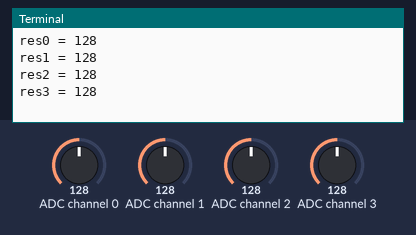
The program below on a simulated Raspberry Pi (BCM pin numbers). Parts: the last lines printed to the terminal. The inputs (shaded band) are chosen by the test bench; at power-on: ADC channel 0 = 128, ADC channel 1 = 128, ADC channel 2 = 128, ADC channel 3 = 128 (analog values on the 0–255 scale).

Above: at 1.2 s.
1.3 s: ADC channel 0 set to 178
At 1.51 s:
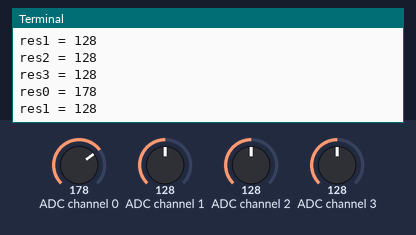
3.2 s: ADC channel 1 set to 178
At 4.9 s:
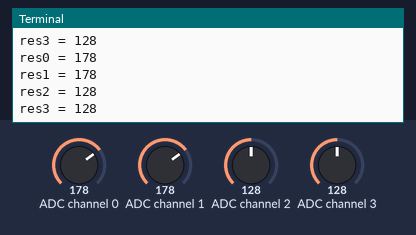
5.1 s: ADC channel 2 set to 178
At 6.7 s:
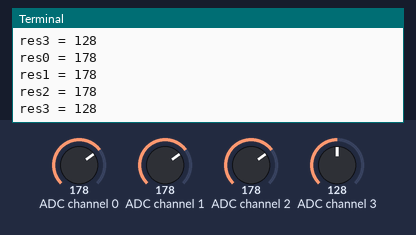
7.0 s: ADC channel 3 set to 178
At 8.2 s:
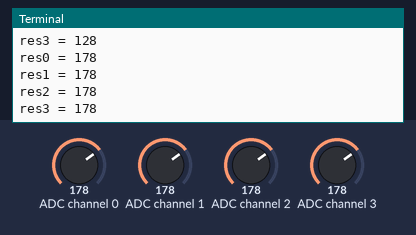
8.9 s: ADC channel 0 set to 247
At 9.94 s:
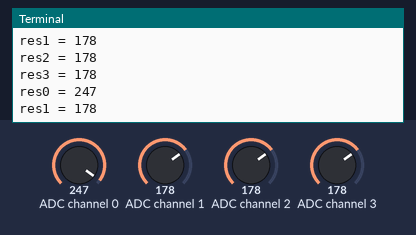
10.8 s: ADC channel 1 set to 247
At 12.2 s:
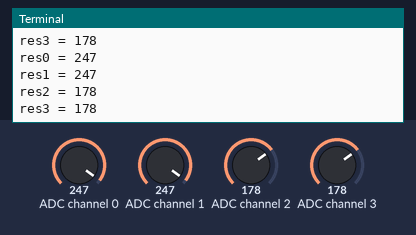
Timing chart, 0 to 13.7 s (numbered marks = the images above; inputs shaded):
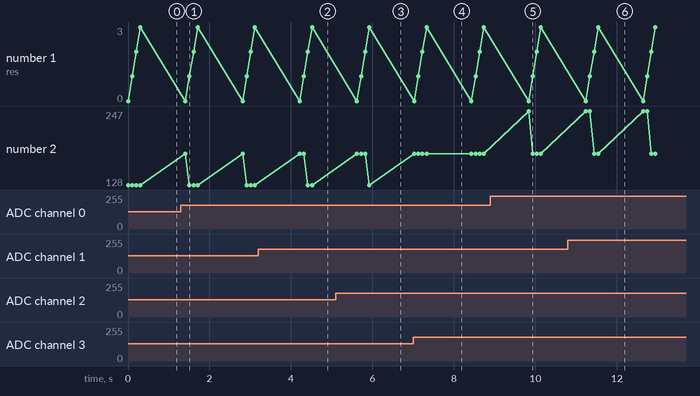

The program:

ADC0834.py
```python
#!/usr/bin/env python3.11 or the version you have!!!
#-----------------------------------------------------
#
#		This is a program for all ADC chip. It
#	convert analog singnal to digital signal.
#
#		This program is most analog signal modules'
#	dependency. Use it like this:
#		`import ADC0834`
#		`sig = ADC0834.getResult(chn)`
#
#	*'chn' should be 0,1,2,3 represent for ch0, ch1, ch2, ch3
#	on ADC0834
#

import RPi.GPIO as GPIO
import time

ADC_CS  = 17
ADC_CLK = 18
ADC_DIO = 27

# using default pins for backwards compatibility
def setup(cs=17,clk=18,dio=27):
    global ADC_CS, ADC_CLK, ADC_DIO
    ADC_CS=cs
    ADC_CLK=clk
    ADC_DIO=dio
    GPIO.setwarnings(False)
    GPIO.setmode(GPIO.BCM)			# Number GPIOs by BCM mode
    GPIO.setup(ADC_CS, GPIO.OUT)		# Set pins' mode is output
    GPIO.setup(ADC_CLK, GPIO.OUT)		# Set pins' mode is output

def destroy():
    GPIO.cleanup()

# using channel = 0 as default for backwards compatibility
def getResult(channel=0):	 				# Get ADC result, input channel

    sel = int(channel > 1 & 1)
    odd = channel & 1
    # print("sel: {}, odd: {}".format(sel, odd))

    GPIO.setup(ADC_DIO, GPIO.OUT)
    GPIO.output(ADC_CS, 0)

    # Start bit
    GPIO.output(ADC_CLK, 0)
    GPIO.output(ADC_DIO, 1)
    time.sleep(0.000002)
    GPIO.output(ADC_CLK, 1)
    time.sleep(0.000002)

    # Single End mode
    GPIO.output(ADC_CLK, 0)
    GPIO.output(ADC_DIO, 1)
    time.sleep(0.000002)
    GPIO.output(ADC_CLK, 1)
    time.sleep(0.000002)

    # ODD
    GPIO.output(ADC_CLK, 0)
    GPIO.output(ADC_DIO, odd)
    time.sleep(0.000002)
    GPIO.output(ADC_CLK, 1)
    time.sleep(0.000002)

    # Select
    GPIO.output(ADC_CLK, 0)
    GPIO.output(ADC_DIO, sel)
    time.sleep(0.000002)
    GPIO.output(ADC_CLK, 1)

    time.sleep(0.000002)
    GPIO.output(ADC_CLK, 0)
    time.sleep(0.000002)

    # ODD
    # GPIO.output(ADC_CLK, 0)
    # GPIO.output(ADC_DIO, channel)
    # time.sleep(0.000002)
    # GPIO.output(ADC_CLK, 1)
    # GPIO.output(ADC_DIO, 1)
    # time.sleep(0.000002)
    # GPIO.output(ADC_CLK, 0)
    # GPIO.output(ADC_DIO, 1)
    # time.sleep(0.000002)

    dat1 = 0
    for i in range(0, 8):
        GPIO.output(ADC_CLK, 1);  time.sleep(0.000002)
        GPIO.output(ADC_CLK, 0);  time.sleep(0.000002)
        GPIO.setup(ADC_DIO, GPIO.IN)
        dat1 = dat1 << 1 | GPIO.input(ADC_DIO)

    dat2 = 0
    for i in range(0, 8):
        dat2 = dat2 | GPIO.input(ADC_DIO) << i
        GPIO.output(ADC_CLK, 1);  time.sleep(0.000002)
        GPIO.output(ADC_CLK, 0);  time.sleep(0.000002)

    GPIO.output(ADC_CS, 1)
    GPIO.setup(ADC_DIO, GPIO.OUT)

    if dat1 == dat2:
        return dat1
    else:
        return 0

def getResult1():
    return getResult(1)


def loop():
    while True:
        for i in range(4):
            res = getResult(i)
            print ('res{} = {}'.format(i,res))
            time.sleep(0.1)
        time.sleep(1)

if __name__ == '__main__':		# Program start from here
    setup()
    try:
        loop()
    except KeyboardInterrupt:  	# When 'Ctrl+C' is pressed, the child program destroy() will be  executed.
        destroy()
```

Measured:
- after the input at 1.3 s, the terminal: prints a new line after 0.11 s (image 1)
- after the input at 3.2 s, the terminal: prints a new line after 1.1 s (image 2)
- after the input at 5.1 s, the terminal: prints a new line after 0.72 s (image 3)
- after the input at 7.0 s, the terminal: prints a new line after 0.33 s (image 4)
- after the input at 8.9 s, the terminal: prints a new line after 0.94 s (image 5)
- after the input at 10.8 s, the terminal: prints a new line after 0.54 s (image 6)
